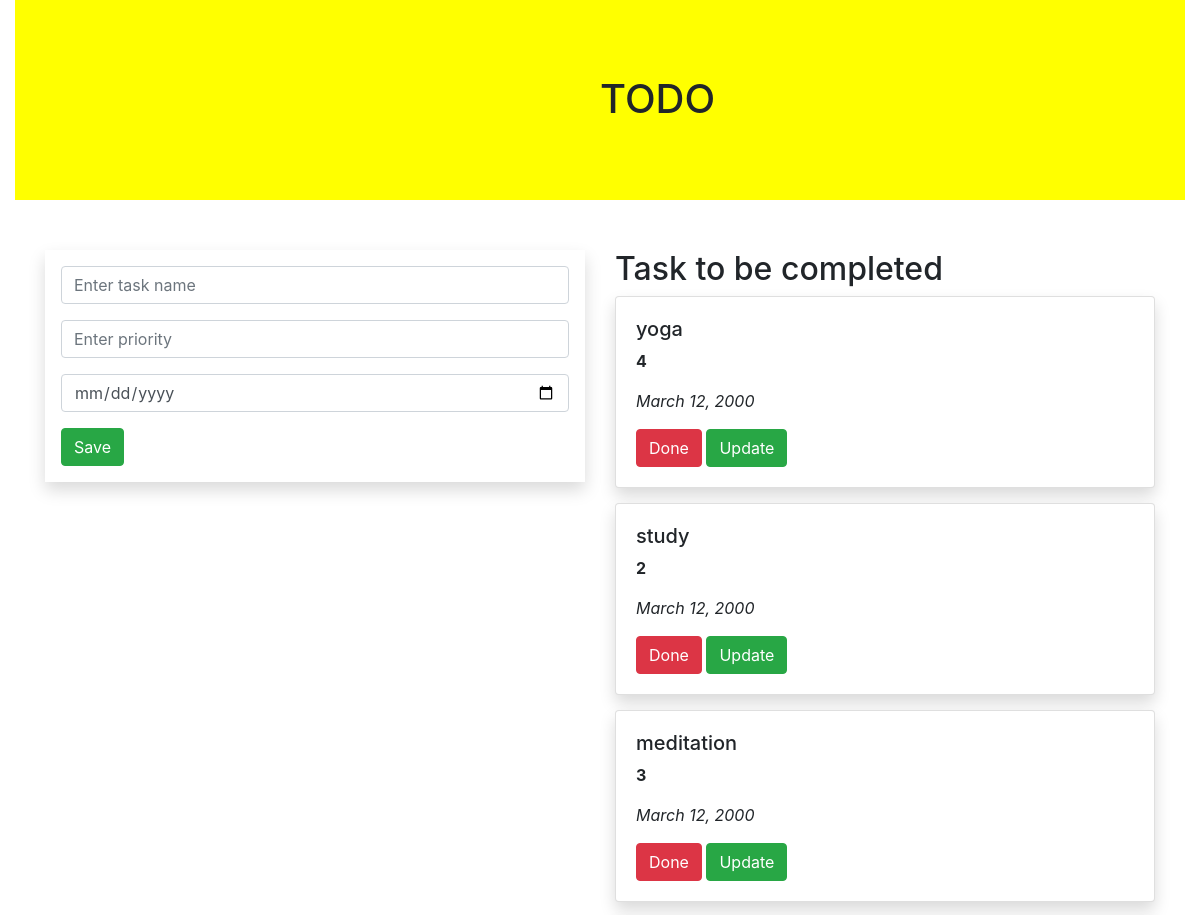
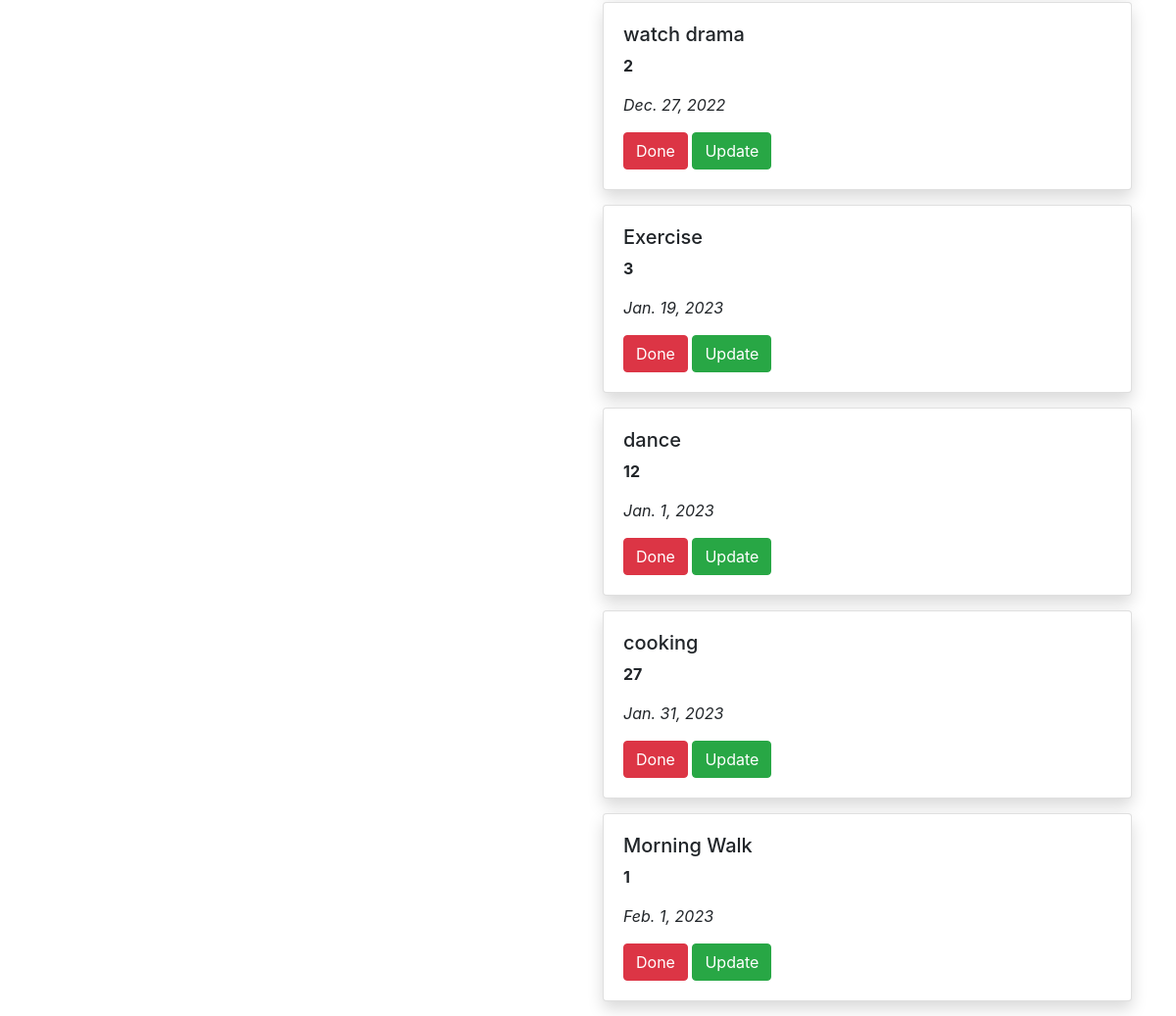
The page / on the database its author committed (2 pictures, top to bottom).
### todo_app/models.py (models this page shows, shortened)
class Task(models.Model):
    name = models.CharField(max_length=250)
    priority = models.IntegerField()
    date = models.DateField()

### todo_app/views.py (the view)
# urls.py: path('',views.add,name='add'),
def add(request):
    task1 = Task.objects.all()
    if request.method == 'POST':
        name = request.POST.get('task','')
        priority = request.POST.get('priority','')
        date = request.POST.get('date','')
        task = Task(name=name, priority=priority,date=date)
        task.save()
    return render(request,'home.html',{'task_for_u':task1})

### templates/home.html (shortened to what this page needs)
{% extends 'base.html' %}
{% block body %}
<div class="container-fluid">
    <div class="row">
        <div class="col-md-12">
            <div class="banner">
                <div class="banner-text">
                    <h1>TODO</h1>
                </div>
            </div>
        </div>
    </div>
</div>
<div class="container">
    <div class="row">
        <div class="col-md-6">
<form method="POST" class="p-3 shadow">
    <div class="form-group">
     <input type="text" class="form-control" name="task" placeholder="Enter task name">
    </div>
    <div class="form-group">
        <input type="text" class="form-control" name="priority" placeholder="Enter priority">
    </div>
    <div class="form-group">
        <input type="date" class="form-control" name="date" placeholder="Enter a date">
    </div>
    <input type="submit" value="Save" class="btn btn-success">
</form>
        </div>
        <div class="col-md-6">
            <h2>Task to be completed</h2>
            {% for i in task_for_u %}
            <div class="shadow card" style="margin-bottom:15px;">
                <div class="card-body">
                    <h5 class="class-title">{{ i.name }}</h5>
                    <p><b>{{ i.priority }}</b></p>
                    <p><em>{{ i.date }}</em></p>
                    <a class="btn btn-danger" href="{% url 'delete' i.id %}">Done</a>
                    <a class="btn btn-success" href="{% url 'update' i.id %}">Update</a>
                </div>
            </div>
            {% endfor %}
        </div>
        <br>
</div>
</div>
{% endblock %}

### templates/base.html (shortened to what this page needs)
{% load static %}
<!DOCTYPE html>
<html lang="en">
<head>
    <link rel="stylesheet" href="https://cdn.jsdelivr.net/npm/bootstrap@4.6.2/dist/css/bootstrap.min.css">
    <link rel="stylesheet" href="{% static 'style.css' %}">
</head>
<body>
{% block body %}
{% endblock %}
</body>
</html>

### static/style.css (style rules this page uses)
.banner { background-color:yellow; width:100%; height:200px; margin-bottom:50px; }
.banner-text { top:30%; left:50%; position:absolute; transform:transform; }

### rows shown on the page
Task: name "yoga", priority "4", date "March 12, 2000"
Task: name "study", priority "2", date "March 12, 2000"
Task: name "meditation", priority "3", date "March 12, 2000"
Task: name "watch drama", priority "2", date "Dec. 27, 2022"
Task: name "Exercise", priority "3", date "Jan. 19, 2023"
Task: name "dance", priority "12", date "Jan. 1, 2023"
Task: name "cooking", priority "27", date "Jan. 31, 2023"
Task: name "Morning Walk", priority "1", date "Feb. 1, 2023"
